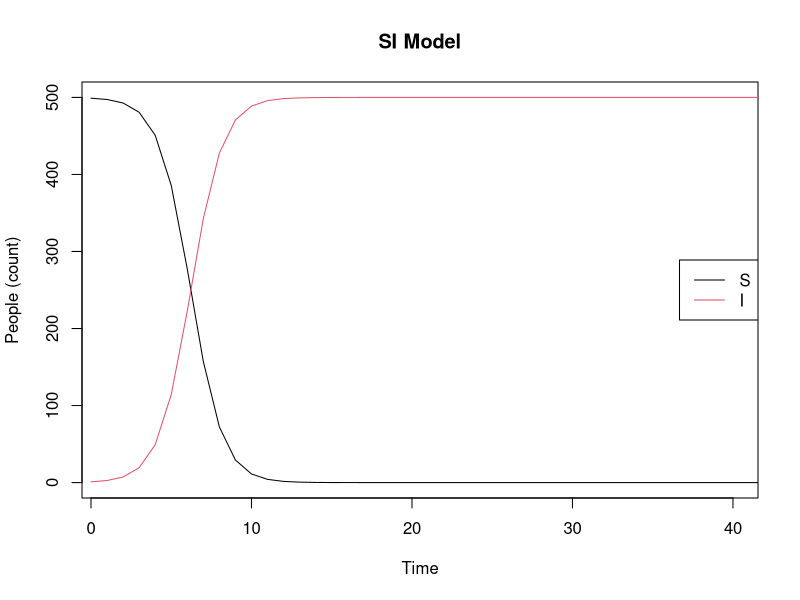

Recreate this plot in R.
library(deSolve)

parms_si <- c(beta = 0.333, k = 3)
inits_si <- c(S = 499, I = 1)
dt <- seq(0, 300, 1)

SI <- function(t, x, parms){
    with(as.list(c(parms, x)), {
        
        N <- S + I
        dS <- - (beta * k * S * I) / N
        dI <- + (beta * k * S * I) / N
        
        der <- c(dS, dI)
        
        return(list(der))
    }) 
}

simulation_si <- as.data.frame(ode(y = inits_si, times = dt, 
                                   func = SI, parms = parms_si))

matplot(x = simulation_si[, 1], y = simulation_si[, 2:3], type = "l", 
        lty = 1, xlim = c(1, 40), 
        xlab = "Time", ylab = "People (count)", 
        main = "SI Model")
legend(x = "right", legend = c('S', 'I'), 
       col = 1:2, lty = 1)
